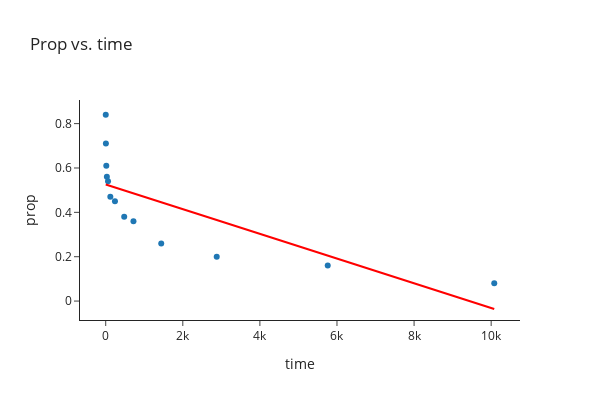

The cell this chart's notebook holds for it:
### Markdown cell above
# Log-transforming Only the Predictor for SLR

### Code cell
# word recall data
df = pd.read_csv(os.path.join(data_path, 'wordrecall.txt'), delimiter='\t')

# prop vs time plot
fig = px.scatter(df, x='time', y='prop', width=600, height=400, trendline='ols', trendline_color_override='red',
                 title='Prop vs. time')
fig.show()

# regression
reg = simple_ols(df, x='time', y='prop')

### Figure 1 — Plotly figure (JSON) as saved in the notebook; plotly's stock layout.template omitted (floating-point values rounded to 4 significant figures)
{"data": [{"hovertemplate": "time=%{x}<br>prop=%{y}<extra></extra>", "legendgroup": "", "marker": {"color": "#1F77B4", "symbol": "circle"}, "mode": "markers", "name": "", "orientation": "v", "showlegend": false, "type": "scatter", "x": [1, 5, 15, 30, 60, 120, 240, 480, 720, 1440, 2880, 5760, 10080], "xaxis": "x", "y": [0.84, 0.71, 0.61, 0.56, 0.54, 0.47, 0.45, 0.38, 0.36, 0.26, 0.2, 0.16, 0.08], "yaxis": "y"}, {"hovertemplate": "<b>OLS trendline</b><br>prop = -5.5715e-05 * time + 0.52587<br>R<sup>2</sup>=0.570858<br><br>time=%{x}<br>prop=%{y} <b>(trend)</b><extra></extra>", "legendgroup": "", "line": {"color": "red"}, "marker": {"color": "#1F77B4", "symbol": "circle"}, "mode": "lines", "name": "", "showlegend": false, "type": "scatter", "x": [1, 5, 15, 30, 60, 120, 240, 480, 720, 1440, 2880, 5760, 10080], "xaxis": "x", "y": [0.5258, 0.5256, 0.525, 0.5242, 0.5225, 0.5192, 0.5125, 0.4991, 0.4858, 0.4456, 0.3654, 0.205, -0.03574], "yaxis": "y"}], "layout": {"height": 400, "legend": {"tracegroupgap": 0}, "title": {"text": "Prop vs. time"}, "width": 600, "xaxis": {"anchor": "y", "domain": [0.0, 1.0], "title": {"text": "time"}}, "yaxis": {"anchor": "x", "domain": [0.0, 1.0], "title": {"text": "prop"}}}}
